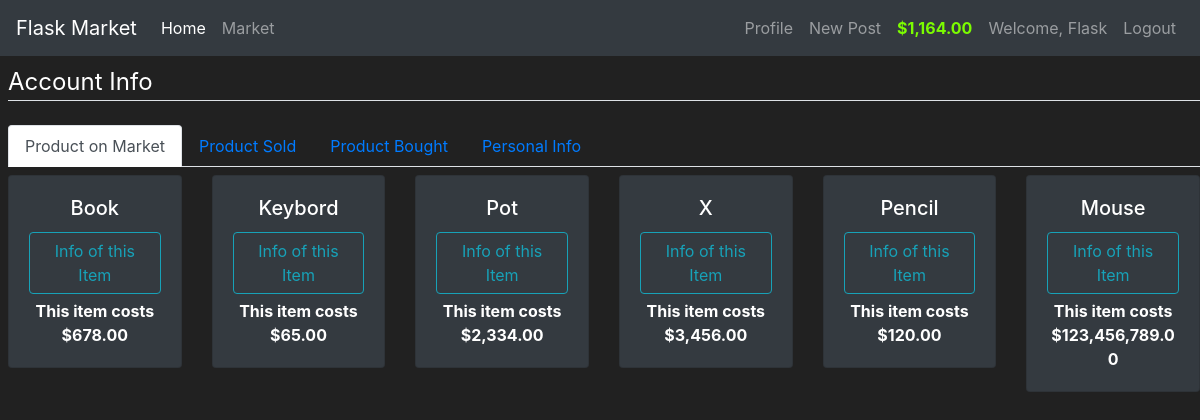
The app's page /profile (signed in) with its own data.
### market/models.py (models this page shows, shortened)
class User(db.Model, UserMixin):
    id = db.Column(db.Integer(), primary_key=True)
    username = db.Column(db.String(length=30), nullable=False, unique=True)
    email = db.Column(db.String(length=50), nullable=True, unique=True)
    password_hash = db.Column(db.String(length=60), nullable=True)
    budget = db.Column(db.Integer(), nullable=True, default=1000)
    items = db.relationship('Item', backref='owned_user', lazy=True)
    @property
    def password(self):
        return self.password
    @property
    def prettier_budget(self):
        if len(str(self.budget)) >= 4:
            return f'${str(self.budget)[:-3]},{str(self.budget)[-3:]}.00'
        else:
            return f'${str(self.budget)}.00'

class Item(db.Model):
    id = db.Column(db.Integer(), primary_key=True)
    name = db.Column(db.String(length=30), nullable=False, unique=True)
    price = db.Column(db.Integer(), nullable=False)
    barcode = db.Column(db.String(length=12), nullable=False, unique=True)
    description = db.Column(db.String(length=1024), nullable=False)
    possesion = db.Column(db.Integer(), db.ForeignKey('user.id'))
    date = db.Column(db.DateTime(), default=datetime.now())
    owner = db.Column(db.Integer())

### market/routes.py (the view)
@app.route('/profile', methods=['GET', 'POST'])
@login_required
def profile():
    user_owns = Item.query.order_by(Item.date.desc()).filter_by(owner=current_user.id)
    selling_form = SellItemForm()
    return render_template('profile.html', user_owns=user_owns, selling_form=selling_form)

### market/helpers.py (called while the page is built)
def usd(value):
    return f"${value:,.2f}"

### market/models.py (called while the page is built)
@login_manager.user_loader
def load_user(user_id):
    return User.query.get(int(user_id))

### market/templates/profile.html (shortened to what this page needs)
{% extends 'base.html' %}
{% block content %}
<div class="mt-2 ml-2">
    <div class="content-section">
        <fieldset class="form-group">
            <legend class="border-bottom mb-4">Account Info</legend>
                <ul class="nav nav-tabs ">
                    <li class="nav-item">
                      <a class="nav-link active" data-toggle="tab" role="tab" href="#product_market">Product on Market</a>
                    </li>
                    <li class="nav-item">
                      <a class="nav-link" data-toggle="tab" role="tab" href="#product_sold">Product Sold</a>
                    </li>
                    <li class="nav-item">
                      <a class="nav-link" data-toggle="tab" role="tab" href="#product_bought">Product Bought</a>
                    </li>
                    <li class="nav-item">
                      <a class="nav-link" data-toggle="tab" role="tab" href="#pers_info">Personal Info</a>
                    </li>
                </ul>
                <div class="tab-content">
                    <div role="tabpanel" class="tab-pane active" id="product_market">
                        <div class="row">
                            {% for user_own in user_owns %}
                                {% if user_own.owner == current_user.id and user_own.possesion == None %}
                                    <div class="col-md-2 mt-2">
                                        <div style="margin-bottom: 5px;" class="card text-center bg-dark">
                                            <div class="card-body">
                                                <h5 class="card-title">{{ user_own.name }}</h5>
                                                <button type="button" class="btn btn-outline-info" style="margin-bottom: 5px;"
                                                        data-toggle="modal" data-target="#SellingModel-{{ user_own.id }}">
                                                    Info of this Item
                                                </button>
                                                <p class="card-text"><strong>
                                                    This item costs {{ user_own.price | usd }}
                                                </strong></p>
                                            </div>
                                        </div>
                                    </div>
                                {% endif %}
                            {% endfor %}
                        </div>
                    </div>
                </div>
        </fieldset>
    </div>
</div>
{% endblock content %}

### market/templates/base.html (shortened to what this page needs)
<!DOCTYPE html5>
<html lang="en">
  <head>
    <link rel="stylesheet" href="https://cdn.jsdelivr.net/npm/bootstrap@4.5.3/dist/css/bootstrap.min.css">
  </head>
  <body>
    <nav class="navbar navbar-expand-md navbar-dark bg-dark">
        <a class="navbar-brand" href="#">Flask Market</a>
        <div class="collapse navbar-collapse" id="navbarNav">
            <ul class="navbar-nav mr-auto">
                <li class="nav-item active">
                    <a class="nav-link" href="{{ url_for('home_page') }}">
                        Home <span class="sr-only">(current)</span>
                    </a>
                </li>
                <li class="nav-item">
                    <a class="nav-link" href="{{ url_for('market_page') }}">
                        Market
                    </a>
                </li>
            </ul>
            {% if current_user.is_authenticated %}
                <ul class="navbar-nav">
                    <li class="nav-item">
                        <a class="nav-link" href="{{ url_for('profile') }}">
                            Profile
                        </a>
                    </li>
                    <li class="nav-item">
                        <a class="nav-link" href="{{ url_for('post') }}">
                            New Post
                        </a>
                    </li>
                    <li class="nav-item">
                        <a class="nav-link" style="color: lawngreen; font-weight: bold">
                            {{ current_user.prettier_budget }}
                        </a>
                    </li>
                    <li class="nav-item">
                        <a class="nav-link">
                            Welcome, {{ current_user.username }}
                        </a>
                    </li>
                    <li class="nav-item">
                        <a class="nav-link" href="{{ url_for('logout') }}">
                            Logout
                        </a>
                    </li>
                </ul>
            {% endif %}
        </div>
    </nav>
    {% block content %}
    {% endblock %}
  </body>
</html>

### market/templates/base.html (style rules this page uses)
body { background-color: #212121; color: white; }

### records on screen
User: prettier_budget "$1,164.00", username "Flask"
Item: name "Book", price "$678.00"
Item: name "Keybord", price "$65.00"
Item: name "Pot", price "$2,334.00"
Item: name "X", price "$3,456.00"
Item: name "Pencil", price "$120.00"
Item: name "Mouse", price "$123,456,789.00"
